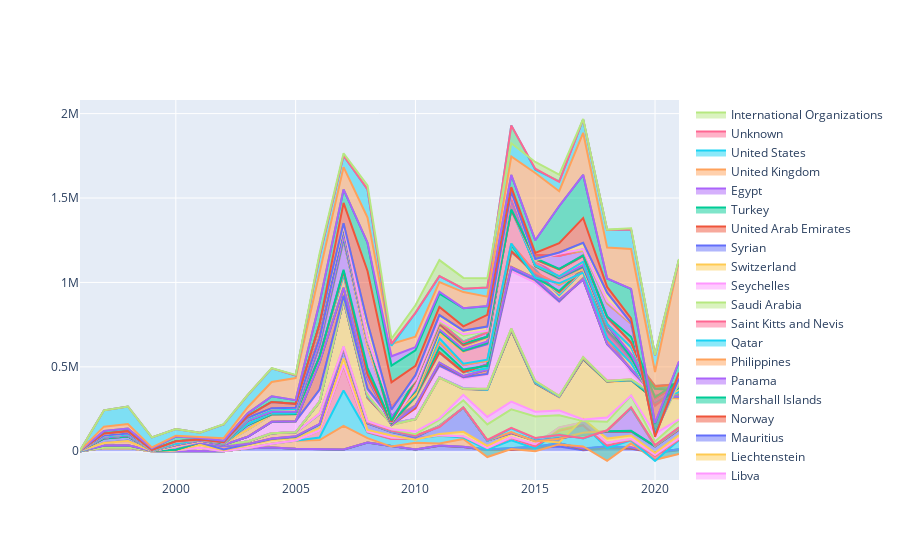

The notebook cell saved with this chart:
### Code cell
#fig2 = px.area(df_FDICountry2, x='index', y= fig2list)
#fig2 = px.area(df_FDICountry2.T, x=fig2list, y='Countries')

fig2 = go.Figure()
for CountryName in fig2list:
    fig2.add_trace(go.Scatter(
        x = df_FDICountry2['index'], 
        y = df_FDICountry2[CountryName],
        name = CountryName,
        mode = 'lines',
        stackgroup= 'one'
        ))
fig2.show()
